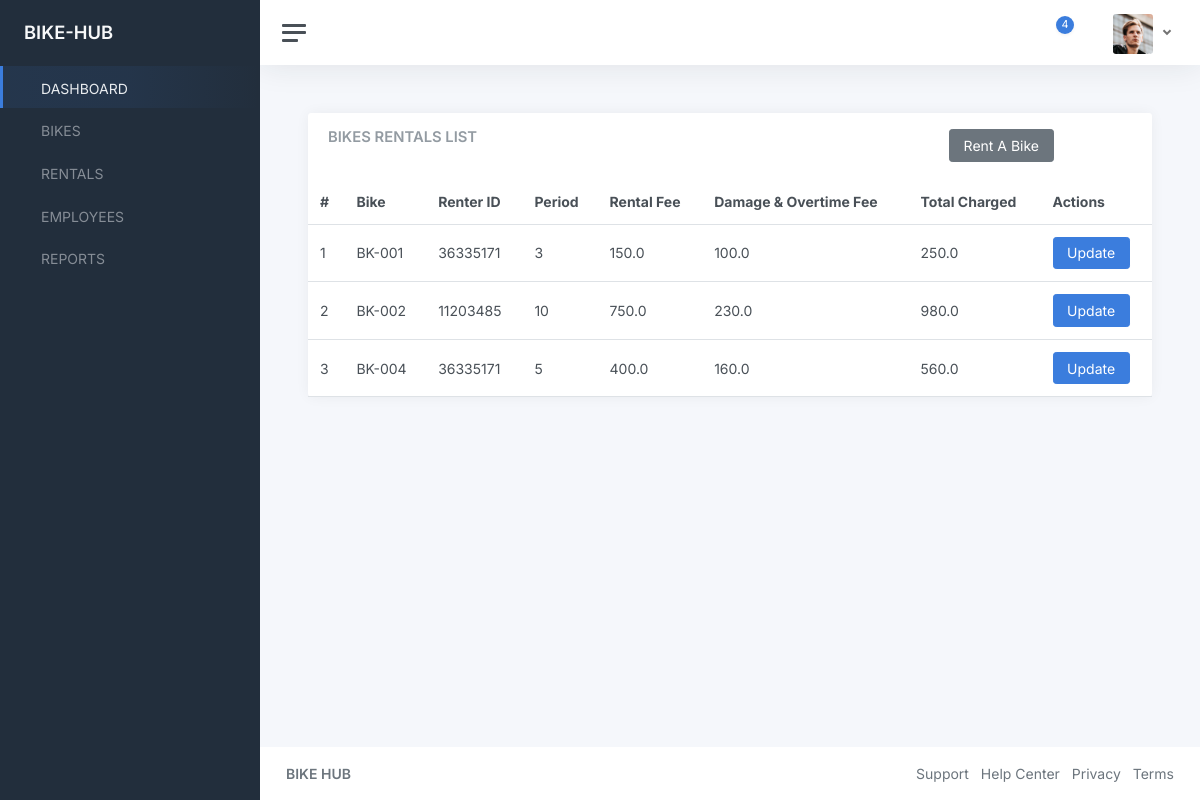
The page /rentals/ on the database its author committed.
### bikes/models.py (models this page shows, shortened)
class Rental(models.Model):
    bike = models.ForeignKey(Bike, on_delete=models.CASCADE)
    renter_id = models.CharField(max_length=200)
    rental_period = models.IntegerField(choices=RENTAL_PERIODS)
    returned_condition = models.CharField(max_length=200, choices=BIKE_CONDITIONS)
    damage_fee = models.FloatField(default=0)
    overtime_fee = models.FloatField(default=0)
    total_charged = models.FloatField(default=0)
    time_left = models.DateTimeField(auto_now_add=True)
    time_returned = models.DateTimeField(auto_now=True)
    recorded_by = models.ForeignKey(Employee, on_delete=models.CASCADE)
    @property
    def rental_fee(self):
        return self.rental_period * self.bike.rental_rate
    @property
    def extra_fee(self):
        return self.damage_fee + self.overtime_fee
    @property
    def total_fee(self):
        return self.rental_fee + self.extra_fee

class Bike(models.Model):
    bike_number = models.CharField(max_length=200, unique=True, primary_key=True)
    hub = models.ForeignKey(Hub, on_delete=models.SET_NULL, null=True)
    condition = models.CharField(max_length=200, choices=BIKE_CONDITIONS)
    price = models.FloatField(default=0)
    rental_rate = models.FloatField(default=0)
    availability = models.CharField(max_length=200, default="1", choices=AVAILABILITY_CHOICES)
    date_added = models.DateTimeField(auto_now_add=True)
    date_updated = models.DateTimeField(auto_now=True)
    added_by =models.ForeignKey(Employee, on_delete=models.PROTECT)
    def __str__(self):
        return self.bike_number

### bikes/views.py (the view)
# urls.py: path("rentals/", views.rentals, name="rentals"),
def rentals(request):
    rentals = Rental.objects.all()
    context = {
        "rentals": rentals
    }
    return render(request, "bikes/rentals.html", context)

### templates/bikes/rentals.html
{% extends "component-base.html" %}
{% block content %}
<main class="content">
	<div class="container-fluid p-0">
		<div class="row">
			<div class="col-12 col-lg-12 col-xxl-12 d-flex">
				<div class="card flex-fill">
					<div class="card-header">
						<div class="row">
							<div class="col-9">
								<h5 class="card-title mb-0">BIKES RENTALS LIST</h5>
							</div>
							<div class="col-3">
								<a href="{% url 'rent-bike' %}" class="btn btn-secondary">Rent A Bike</a>
							</div>
						</div>
					</div>
					<table class="table table-hover my-0">
						<thead>
						<tr>
                            <th>#</th>
							<th>Bike </th>
							<th>Renter ID</th>
                			<th>Period</th>
							<th>Rental Fee</th>
                            <th>Damage & Overtime Fee</th>
							<th>Total Charged</th>
                			<th>Actions</th>
						</tr>
						</thead>
						<tbody>
{% for rental in rentals %}
			<tr>
				<td>{{rental.id}}</td>
                <td class="">{{rental.bike}}</td>
                <td class="">{{rental.renter_id}}</td>
                <td class="">{{rental.rental_period}}</td>
                <td class="">{{rental.rental_fee}}</td>
                <td class="">{{rental.extra_fee}}</td>
                <td class="">{{rental.total_fee}}</td>
				<td>
                  <a href="{% url 'update-rental' rental.pk %}" class="btn btn-primary">Update</a>
                </td>
				</tr>
{% endfor %}
						</tbody>
					</table>
				</div>
			</div>
		</div>
	</div>
</main>
{% endblock content %}

### rows shown on the page
Rental: id "1", bike "BK-001", renter_id "36335171", rental_period "3", rental_fee "150.0", extra_fee "100.0", total_fee "250.0"
Rental: id "2", bike "BK-002", renter_id "11203485", rental_period "10", rental_fee "750.0", extra_fee "230.0", total_fee "980.0"
Rental: id "3", bike "BK-004", renter_id "36335171", rental_period "5", rental_fee "400.0", extra_fee "160.0", total_fee "560.0"
